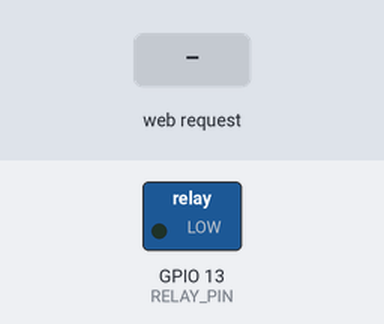
This sketch was run on a simulated ESP8266 (NodeMCU). On the bench: switched loads named in the sketch (green lamp = pin HIGH). Dashed ring = blinking. Inputs (shaded band) come from the test bench. WiFi joins after 1.5 s; servers stay silent unless stated; what the sketch prints to the serial monitor is not drawn.

Above: at 2.7 s.
2.8 s: HTTP request GET /led?state=flash received
At 4.65 s:
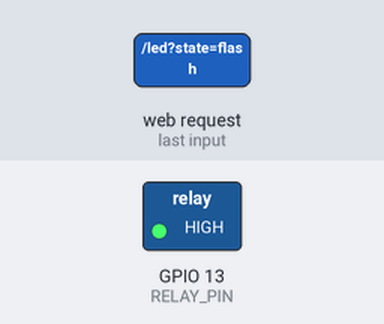
5.8 s: HTTP request GET /led?state=on received
At 6.5 s:
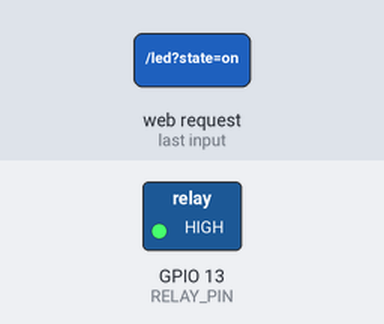
7.3 s: HTTP request GET /led?state=off received
At 7.6 s:
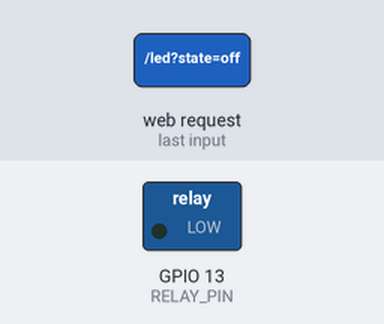
Timing chart, 0 to 10.3 s (numbered marks = the images above; inputs shaded):
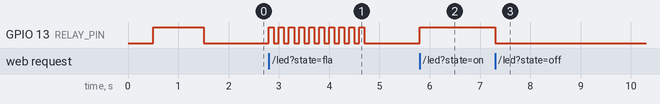

The sketch:

helloworld.ino
```cpp
#include <ESP8266WiFi.h>
#include <WiFiClient.h>
#include <ESP8266WebServer.h>
#include <ESP8266mDNS.h>

const int RELAY_PIN = 13; //RELAY

const char* ssid = "owo";
const char* password = "helloworld";
MDNSResponder mdns;
ESP8266WebServer server(80);

void index() {
  server.send(200, "text/plain", "Hello World");
}

void handleNotFound(){
  String message = "File Not Found\n\n";
  message += "URI: ";
  message += server.uri();
  message += "\nMethod: ";
  message += (server.method() == HTTP_GET)?"GET":"POST";
  message += "\nArguments: ";
  message += server.args();
  message += "\n";
  for (uint8_t i=0;i<server.args();i++){
    message += " " + server.argName(i) + ": " + server.arg(i) + "\n";
  }
  server.send(404, "text/html", message);
}

void setup(void){
  pinMode(RELAY_PIN, OUTPUT);
  Serial.begin(115200);
  WiFi.begin(ssid, password);
  Serial.println("");

  while(WiFi.status()!= WL_CONNECTED){
    delay(500);
    Serial.print(".");
    digitalWrite(RELAY_PIN, 1);
  }

  Serial.println("");
  Serial.print("Connected to ");
  Serial.println(ssid);
  Serial.print("IP address: ");
  Serial.println(WiFi.localIP());
  digitalWrite(RELAY_PIN, 0);

  if(mdns.begin("esp8266", WiFi.localIP())){
    Serial.println("MDNS responder started");
  }

  server.on("/", index);

  server.on("/led", [](){
    String state=server.arg("state");
    if (state == "on")digitalWrite(RELAY_PIN, 1);
    else if (state == "off")digitalWrite(RELAY_PIN, 0);
    else if(state == "flash"){
      for(int i=0;i<10;i++){
        digitalWrite(RELAY_PIN, 1);
        delay(100);
        digitalWrite(RELAY_PIN, 0);
        delay(100);
      }
    }
    server.send(200, "text/plain", "LED is now " + state);
  });

  server.on("/pinState", [](){
    String pin=server.arg("pin");
    //if (pin != "")int RELAY_PIN = pin;
    server.send(200, "text/plain", "pin = " + pin);
  });
  server.onNotFound(handleNotFound);

  server.begin();
  Serial.println("HTTP server started");
}

void loop(void){
  server.handleClient();
}
```

Measured:
- after the input at 2.8 s, GPIO 13 (RELAY_PIN): alternates HIGH for 0.10 s and LOW for 0.10 s, 20 changes in all, then stays LOW, starting at once
- after the input at 5.8 s, GPIO 13 (RELAY_PIN): LOW → HIGH at once
- after the input at 7.3 s, GPIO 13 (RELAY_PIN): HIGH → LOW at once
